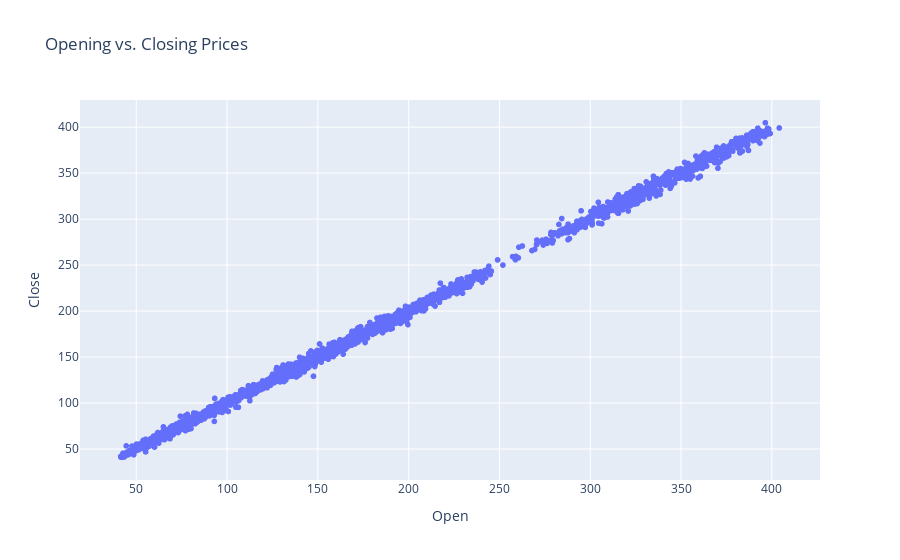

The cell this chart's notebook holds for it:
### Markdown cell above
15. Scatter Plot : Opening vs. Closing Prices

### Code cell
fig5 = px.scatter(goldman_sachs_df, x='Open', y='Close', title='Opening vs. Closing Prices')
fig5.show()

### Figure 1 — Plotly figure (JSON) as saved in the notebook; plotly's stock layout.template omitted (floating-point values rounded to 4 significant figures; data arrays with more than 128 entries replaced by an {"elided": "..."} marker saying what was removed)
{"data": [{"hovertemplate": "Open=%{x}<br>Close=%{y}<extra></extra>", "legendgroup": "", "marker": {"color": "#636efa", "symbol": "circle"}, "mode": "markers", "name": "", "showlegend": false, "type": "scattergl", "x": {"elided": "6086 float values"}, "xaxis": "x", "y": {"elided": "6086 float values"}, "yaxis": "y"}], "layout": {"legend": {"tracegroupgap": 0}, "title": {"text": "Opening vs. Closing Prices"}, "xaxis": {"anchor": "y", "domain": [0, 1], "title": {"text": "Open"}}, "yaxis": {"anchor": "x", "domain": [0, 1], "title": {"text": "Close"}}}}
